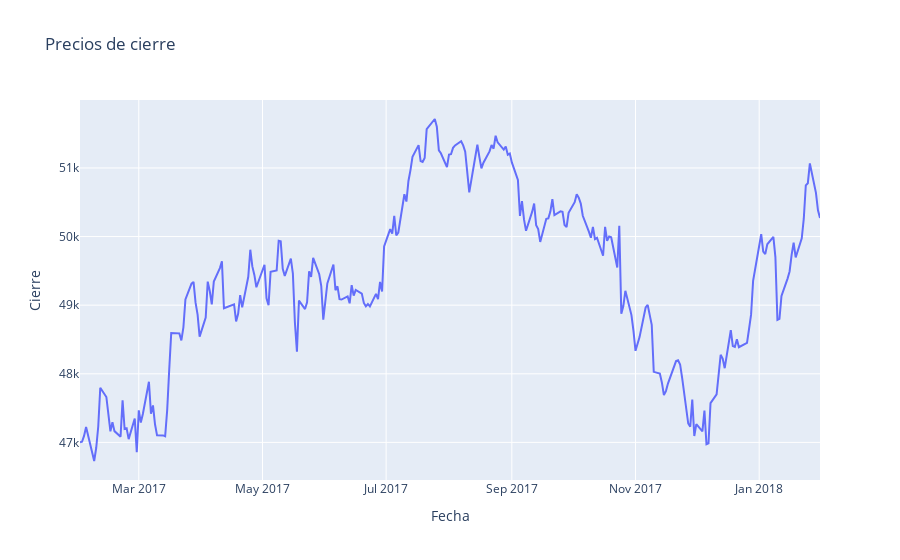

Here is the notebook cell this chart was saved with:
### Code cell
# graficando la serie original
fig = px.line(cierre, x = "Fecha", y = "Cierre", title = 'Precios de cierre')
fig.show()

### Figure 1 — Plotly figure (JSON) as saved in the notebook; plotly's stock layout.template omitted (floating-point values rounded to 4 significant figures; data arrays with more than 128 entries replaced by an {"elided": "..."} marker saying what was removed)
{"data": [{"hovertemplate": "Fecha=%{x}<br>Cierre=%{y}<extra></extra>", "legendgroup": "", "line": {"color": "#636efa", "dash": "solid"}, "marker": {"symbol": "circle"}, "mode": "lines", "name": "", "orientation": "v", "showlegend": false, "type": "scatter", "x": {"elided": "252 str values"}, "xaxis": "x", "y": {"elided": "252 float values"}, "yaxis": "y"}], "layout": {"legend": {"tracegroupgap": 0}, "title": {"text": "Precios de cierre"}, "xaxis": {"anchor": "y", "domain": [0, 1], "title": {"text": "Fecha"}}, "yaxis": {"anchor": "x", "domain": [0, 1], "title": {"text": "Cierre"}}}}
